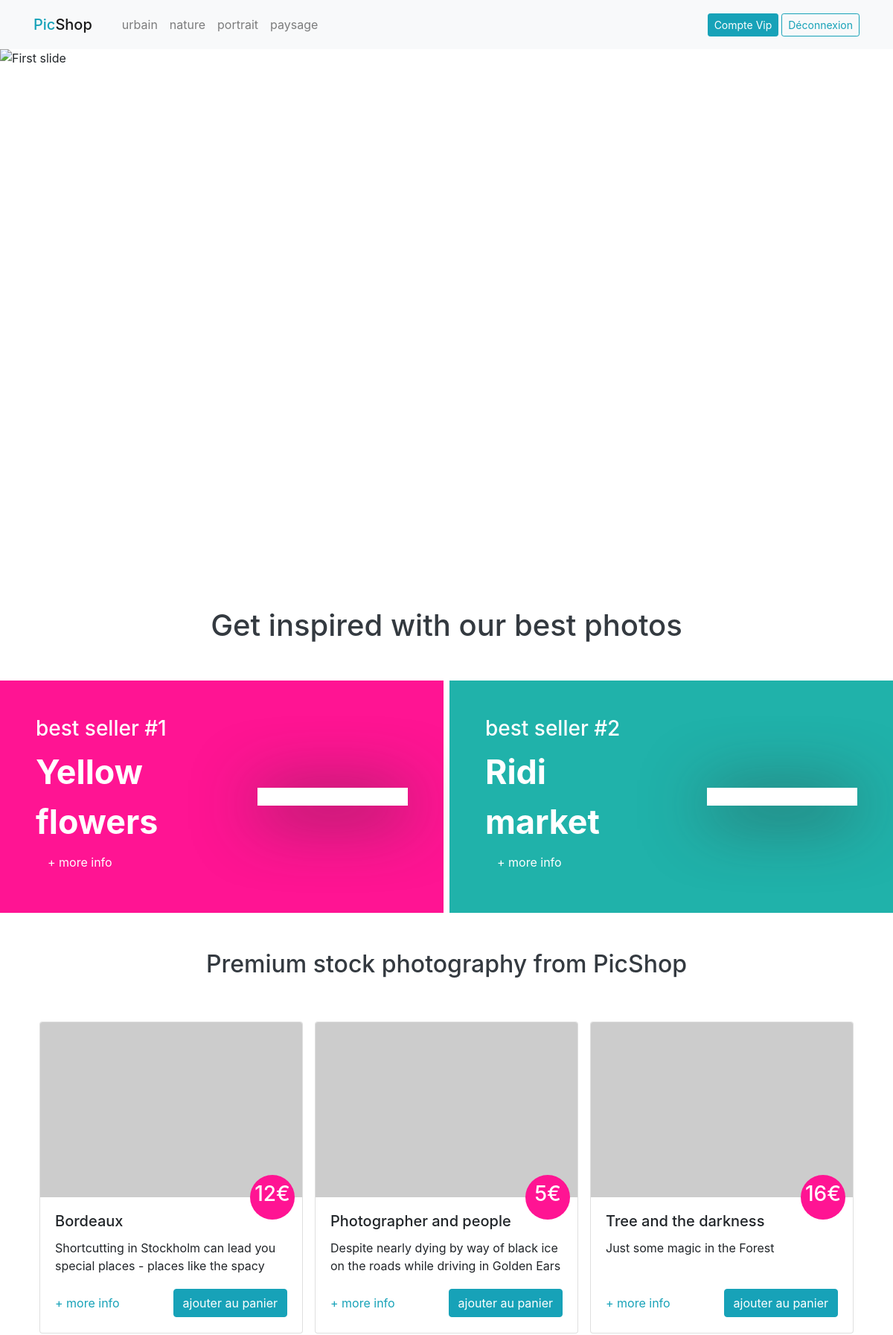
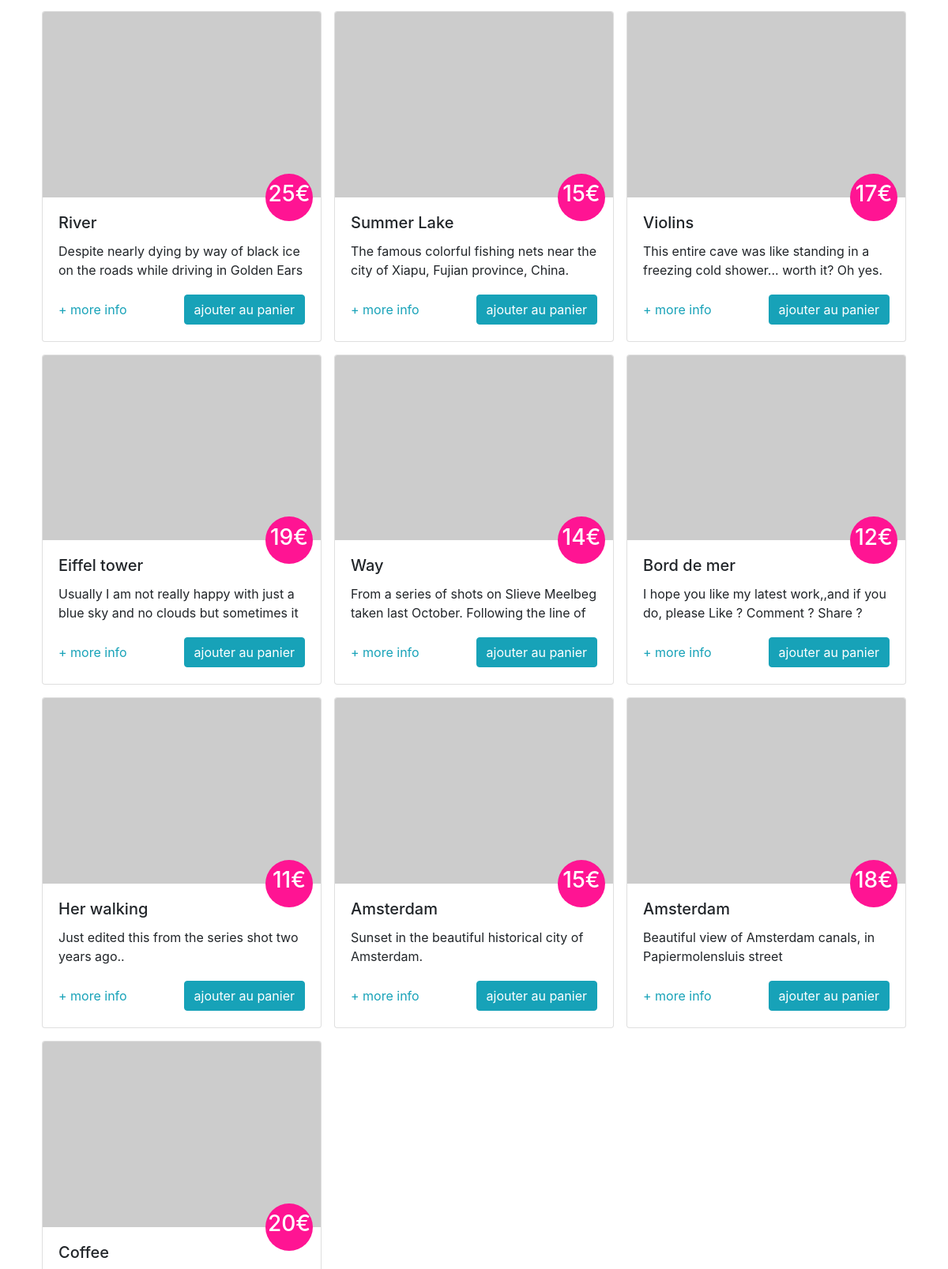
The app's page / (signed in, upper part) with its own data (2 pictures, top to bottom).
### tables this page shows
CREATE TABLE `categorie` (
  `pk_id` int(11) NOT NULL,
  `nom` varchar(45) NOT NULL
);

CREATE TABLE `photo` (
  `pkid` int(4) NOT NULL,
  `titre` varchar(50) NOT NULL,
  `description` varchar(500) NOT NULL,
  `prix` float NOT NULL,
  `url` varchar(100) NOT NULL,
  `fk` int(11) NOT NULL
);

### include/fonctions.php (called while the page is built, shortened)
<?php
function isUserConnected(){
    return isset($_SESSION['user']);
}
function getUserFullName(){
    if(isUserConnected()){
        return $_SESSION['user']['prenom'] . ' ' . $_SESSION['user']['nom'];
    }
}

### index.php (the view, shortened to what this page needs)
<?php
    require_once __DIR__ . '/include/init.php';
    include __DIR__ . '/layout/top.php';
    $query = 'SELECT * FROM photo';
    $stmt = $pdo->query($query);
    $photos = $stmt->fetchAll();
    $src = (isset($photo['url']))
        ? IMG_IMG . $photo['url']
        : PHOTO_DEFAULT
        ;
?>
    <div id="carouselExampleIndicators" class="carousel slide" data-ride="carousel">
        <ol class="carousel-indicators">
            <li data-target="#carouselExampleIndicators" data-slide-to="0" class="active"></li>
            <li data-target="#carouselExampleIndicators" data-slide-to="1"></li>
            <li data-target="#carouselExampleIndicators" data-slide-to="2"></li>
        </ol>
        <div class="carousel-inner" style="height:700px">
            <div class="carousel-item active">
                <img class="d-block w-100" src="img/Bolga_0004-min.jpg" alt="First slide">
            </div>
        </div>
            <a class="carousel-control-prev" href="#carouselExampleIndicators" role="button" data-slide="prev">
            <span class="carousel-control-prev-icon" aria-hidden="true"></span>
            </a>
            <a class="carousel-control-next" href="#carouselExampleIndicators" role="button" data-slide="next">
            <span class="carousel-control-next-icon" aria-hidden="true"></span>
            </a>
    </div>
    <h1 class="text-center text-dark">Get inspired with our best photos</h1>
    <div class="row p-0">
        <div class="col-6 pr-1">
            <div class="haut-gauche">
                <div class="row no-gutters d-flex align-items-center">
                    <div class="col-6 p-5">
                        <h3 class="text-white">best seller #1</h3>
                        <div class="text-white haut-titre">
                            <strong>Yellow flowers</strong>
                        </div>
                        <a class="nav-link text-white" href="">+ more info</a>
                    </div>
                    <div class="col-6 p-5">
                        <div class="haut-img-cont">
                        </div>
                    </div>
                </div>
            </div>
        </div>
        <div class="col-6 pl-1">
            <div class="haut-droit">
               <div class="row no-gutters d-flex align-items-center">
                    <div class="col-6 p-5">
                        <h3 class="text-white">best seller #2</h3>
                        <div class="text-white haut-titre">
                            <strong>Ridi market</strong>
                        </div>
                        <a class="nav-link text-white" href="">+ more info</a>
                    </div>
                    <div class="col-6 p-5">
                        <div class="haut-img-cont">
                        </div>
                    </div>
                </div>
            </div>
        </div>
    </div>
    <div class="container">
            <h2 class="text-center text-dark">Premium stock photography from PicShop</h2>
            <div class="row no-gutters pb-5">
                <?php
                    foreach($photos as $photo) :
                ?>
                <div class="col-6 col-md-4 p-2">
                    <div class="card">
                        <a href=""><img class="card-img-top" src="<?= $src; ?>" alt="Card image cap"></a>
                        <div class="card-body position-relative">
                            <div class="mycard-price">
                                <h3><?= $photo['prix']; ?>€</h3>
                            </div>
                            <h5 class="card-title"><?= $photo['titre']; ?></h5>
                            <p class="card-text mycard-desc"><?= $photo['description']; ?></p>
                            <div class="d-flex justify-content-between align-items-center">
                                <a class="nav-link text-info pl-0" href="">+ more info</a>
                                <a href="#" class="btn btn-info">ajouter au panier</a>
                            </div>
                        </div>
                    </div>
                </div>
                <?php
                    endforeach;
                ?>
            </div>
    </div>
</div>
<?php
    include __DIR__ . '/layout/bottom.php';
?>

### layout/top.php (shortened to what this page needs)
<!doctype html>
<html lang="fr">
  <head>
    <link rel="stylesheet" href="https://maxcdn.bootstrapcdn.com/bootstrap/4.0.0/css/bootstrap.min.css">
    <link rel="stylesheet" href="css/picshop.css">
  </head>
  <body>
  <?php
    require_once __DIR__ . '/../include/init.php';
    $query = 'SELECT * FROM categorie';
    $stmt = $pdo->query($query);
    $categories = $stmt->fetchAll();
  ?>
    <header>
      <nav class="navbar navbar-expand-lg navbar-light bg-light">
        <div class="container">
          <a class="navbar-brand mb-0 h1 text-info" href="index.php">Pic<span class="navbar-brand mb-0 h1">Shop</span></a>
          <div class="collapse navbar-collapse" id="navbarSupportedContent">
            <ul class="navbar-nav mr-auto">
              <?php
                foreach($categories as $categorie) :
              ?>
              <li class="nav-item">
                <a class="nav-link" href="categorie.php?id=<?= $categorie['id']; ?>"><?= $categorie['nom']; ?></a>
              </li>
              <?php
                endforeach;
              ?>
            </ul>
            <div class="form-inline my-2 my-lg-0">
              <?php
                if(isUserConnected()) :
              ?>
              <a class="btn btn-info btn-sm my-2 my-sm-0" href="#"><?= getUserFullName(); ?></a>
              <form method="post">
                <div class="form-group">
                  <button class="btn btn-sm btn-outline-info ml-1" name="deco" href="#">Déconnexion</button>
                </div>
              </form>
              <?php
                else :
              ?>
              <a class="nav-link text-info" href="connexion.php">connexion</a>
              <a class="btn btn-info btn-sm my-2 my-sm-0" href="inscription.php">Inscription</a>
              <?php
                endif;
              ?>
            </div>
          </div>
        </div>
      </nav>
    </header>
<div class="container-fluid" style="padding:0; overflow:hidden">

### css/picshop.css (style rules this page uses)
h1, h2 { margin: 50px 0; }
.haut-gauche { background: DeepPink; }
.haut-droit { background: LightSeaGreen; }
.haut-titre { font-size: 2.8rem; }
.haut-img-cont { background: white; -webkit-box-shadow: 0px 10px 89px 0px rgba(50, 50, 50, 1); -moz-box-shadow: 0px 10px 89px 0px rgba(50, 50, 50, 1); box-shadow: 0px 10px 89px 0px rgba(50, 50, 50, 1); }
.mycard-desc { height: 50px; overflow: hidden; }
.mycard-price { position: absolute; background: DeepPink; color: white; top: -30px; right: 10px; border-radius: 50%; height: 60px; width: 60px; display: flex; justify-content: center; align-items: center; }

### records on screen
categorie: nom "urbain"
categorie: nom "nature"
categorie: nom "portrait"
categorie: nom "paysage"
photo: prix "12", titre "Bordeaux", description "Shortcutting in Stockholm can lead you special places - places like the spacy…"
photo: prix "5", titre "Photographer and people", description "Despite nearly dying by way of black ice on the roads while driving in Golden Ears…"
photo: prix "16", titre "Tree and the darkness", description "Just some magic in the Forest"
photo: prix "25", titre "River", description "Despite nearly dying by way of black ice on the roads while driving in Golden Ears…"
photo: prix "15", titre "Summer Lake", description "The famous colorful fishing nets near the city of Xiapu, Fujian province, China."
photo: prix "17", titre "Violins", description "This entire cave was like standing in a freezing cold shower... worth it? Oh yes.…"
photo: prix "19", titre "Eiffel tower", description "Usually I am not really happy with just a blue sky and no clouds but sometimes it…"
photo: prix "14", titre "Way", description "From a series of shots on Slieve Meelbeg taken last October. Following the line of…"
photo: prix "12", titre "Bord de mer", description "I hope you like my latest work,,and if you do, please Like ? Comment ? Share ?…"
photo: prix "11", titre "Her walking", description "Just edited this from the series shot two years ago.."
photo: prix "15", titre "Amsterdam", description "Sunset in the beautiful historical city of Amsterdam."
photo: prix "18", titre "Amsterdam", description "Beautiful view of Amsterdam canals, in Papiermolensluis street"
photo: prix "20", titre "Coffee"

### other values on screen
getUserFullName() "Compte Vip"
